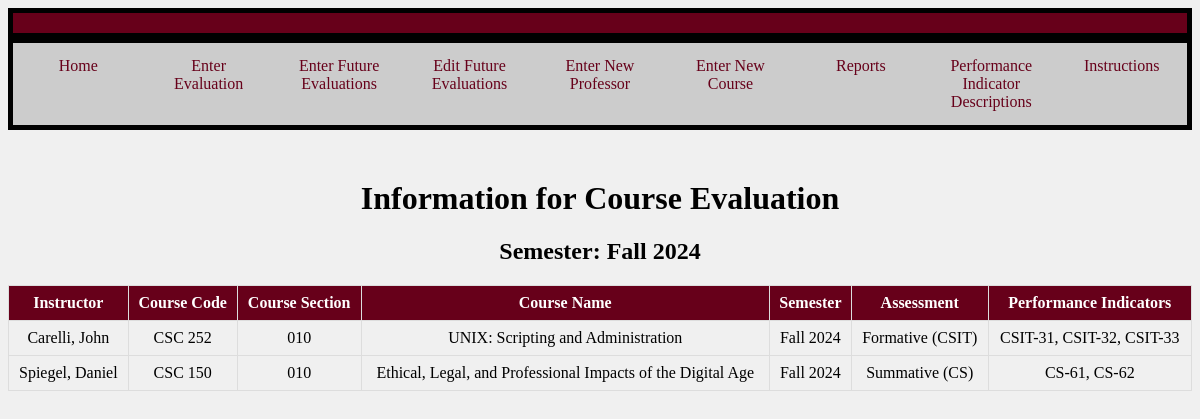
The app's page /fullSemester.php?semester=Fall 2024 with its own data.
### tables this page shows
CREATE TABLE "EVAL" (
	"ID"	INTEGER,
	"Instructor"	TEXT,
	"CourseCode"	TEXT,
	"Semester"	TEXT,
	"Assessment"	TEXT,
	"CourseName"	TEXT,
	"CourseSection"	TEXT,
	"PerformanceIndicator"	TEXT,
	PRIMARY KEY("ID" AUTOINCREMENT)
);

### fullSemester.php (the view, shortened to what this page needs)
<?php
try {
    $db = new PDO('sqlite:CSC355.db');
}
catch (Exception $exc){
    echo 'Exception: Cannot connect to the database: ', $exc->getMessage(), "\n";
}
if((isset($_GET['semester']) && isset( $_GET['code']) && isset($_GET['sec']))){
    $semester = $_GET['semester'];
    $code = $_GET['code'];
    $sec = $_GET['sec'];
    $stmt = $db->prepare("SELECT * FROM EVAL WHERE SEMESTER = :semester AND CourseCode = :code AND CourseSection = :sec");
    $stmt->bindParam(':semester', $semester);
    $stmt->bindParam(':code', $code);
    $stmt->bindParam(':sec', $sec);
    $stmt->execute();
    $perfObjective = [];
    while ($row = $stmt->fetch(PDO::FETCH_ASSOC)) {
        $perfObjective[] = $row['PerformanceIndicator'];
    }
    $separateValues = [];
    foreach ($perfObjective as $string){
        $values = explode(',', $string);
        foreach ($values as $value){
            $separateValues[] = $value;
        }
    }
    $stmt2 = $db->prepare("SELECT * FROM EVAL WHERE SEMESTER = :semester AND CourseCode = :code AND CourseSection = :sec");
    $stmt2->bindParam(':semester', $semester);
    $stmt2->bindParam(':code', $code);
    $stmt2->bindParam(':sec', $sec);
    $stmt2->execute();
    echo "<div class='header'></div>
    <div class='navigation'>
    <ul>
        <li><a href='https://unixweb.kutztown.edu/~dclea255/CourseEvaluator/home.php'>Home</a></li>
        <li><a href='https://unixweb.kutztown.edu/~dclea255/CourseEvaluator/Prototype1.php'>Enter Evaluation</a></li>
        <li><a href='https://unixweb.kutztown.edu/~dclea255/CourseEvaluator/enterFutureEvaluation.php'>Enter Future Evaluations</a></li>
        <li><a href='https://unixweb.kutztown.edu/~dclea255/CourseEvaluator/editEvaluation.php'>Edit Future Evaluations</a></li>
        <li><a href='https://unixweb.kutztown.edu/~dclea255/CourseEvaluator/enterProf.php'>Enter New Professor</a></li>
        <li><a href='https://unixweb.kutztown.edu/~dclea255/CourseEvaluator/enterCourse.php'>Enter New Course</a></li>
        <li><a href='https://unixweb.kutztown.edu/~dclea255/CourseEvaluator/enterIndicator.php'>Enter New Performance Indicator</a></li>
        <li><a href='https://unixweb.kutztown.edu/~dclea255/CourseEvaluator/Reports.php' class='dropbtn'>Reports</a></li>
        <li><a href='https://unixweb.kutztown.edu/~dclea255/CourseEvaluator/PID.php'>Performance Indicator Descriptions</a></li>
        <li><a href='https://unixweb.kutztown.edu/~dclea255/CourseEvaluator/instructions.php'>Instructions</a></li>
    </ul>
</div>";
    echo "<h1 style = 'text-align: center;'>Information for Course Evaluation</h1>";
    echo "<h2 style = 'text-align: center;'>Semester: $semester</h2>";
    echo "<h2 style = 'text-align: center;'>Course Code: $code</h2>";
    echo "<div class='table1'>";
    echo "<table border='1'>
            <tr>
                <th>Instructor</th>
                <th>Course Code</th>
				<th>Course Section</th>
				<th>Course Name</th>
                <th>Semester</th>
                <th>Assessment</th>
            </tr>";
    while ($row = $stmt2->fetch(PDO::FETCH_ASSOC)) {
        echo "<tr>";
            echo "<td>" . $row['Instructor'] . "</td>";
            echo "<td>" . $row['CourseCode'] . "</td>";
			echo "<td>" . $row['CourseSection'] . "</td>";
			echo "<td>" . $row['CourseName'] . "</td>";
            echo "<td>" . $row['Semester'] . "</td>";
            echo "<td>" . $row['Assessment'] . "</td>";
            echo "</tr>";
    }
echo "</table>";
echo "</div>";
$stmt3 = $db->prepare("SELECT StudentNumbers, Major, EvaluationScore FROM StudentTable WHERE ID = (SELECT ID FROM EVAL WHERE SEMESTER = :semester AND CourseCode = :code AND CourseSection = :sec)");
$stmt3->bindParam(':semester', $semester);
$stmt3->bindParam(':code', $code);
$stmt3->bindParam(':sec', $sec);
$stmt3->execute();
$studentEvaluations = [];
while ($row = $stmt3->fetch(PDO::FETCH_ASSOC)) {
    $studentNumber = $row['StudentNumbers'];
    $major = $row['Major'];
    $evaluationScores = explode(',', $row['EvaluationScore']);
    $combinedScores = array_combine($separateValues, $evaluationScores);
    $studentEvaluations[] = [
        'studentNumber' => $studentNumber,
        'major' => $major,
        'scores' => $combinedScores
    ];
}
echo "<div>";
echo "<table border='1'>
        <tr>
            <th>Student Number</th>
            <th>Major</th>";
            foreach ($separateValues as $header){
                echo "<th>$header</th>";
            }
        echo "</tr>";
foreach ($studentEvaluations as $student) {
    echo "<tr>";
        echo "<td>" . $student['studentNumber'] . "</td>";
        echo "<td>" . $student['major'] . "</td>";
        foreach ($separateValues as $indicator) {
            echo "<td>" . $student['scores'][$indicator] . "</td>";
        }
        echo "</tr>";
}
echo "</table>";
echo "</div>";
}
elseif (isset($_GET['semester'])) {
    $semester = $_GET['semester'];
    $stmt = $db->prepare("SELECT * FROM EVAL WHERE SEMESTER = :semester");
    $stmt->bindParam(':semester', $semester);
    $stmt->execute();
    echo "<div class='header'></div>
    <div class='navigation'>
    <ul>
        <li><a href='https://unixweb.kutztown.edu/~dclea255/CourseEvaluator/home.php'>Home</a></li>
        <li><a href='https://unixweb.kutztown.edu/~dclea255/CourseEvaluator/Prototype1.php'>Enter Evaluation</a></li>
        <li><a href='https://unixweb.kutztown.edu/~dclea255/CourseEvaluator/enterFutureEvaluation.php'>Enter Future Evaluations</a></li>
        <li><a href='https://unixweb.kutztown.edu/~dclea255/CourseEvaluator/editEvaluation.php'>Edit Future Evaluations</a></li>
        <li><a href='https://unixweb.kutztown.edu/~dclea255/CourseEvaluator/enterProf.php'>Enter New Professor</a></li>
        <li><a href='https://unixweb.kutztown.edu/~dclea255/CourseEvaluator/enterCourse.php'>Enter New Course</a></li>
        <li class='dropdown'>
            <a href='https://unixweb.kutztown.edu/~dclea255/CourseEvaluator/Reports.php' class='dropbtn'>Reports</a>
            <div class='dropdown-content'>
                <a href='https://unixweb.kutztown.edu/~dclea255/CourseEvaluator/Reports.php'>General Report</a>
                <a href='https://unixweb.kutztown.edu/~dclea255/CourseEvaluator/ReportsIndividual.php'>Class Reports</a>
            </div>
        <li><a href='https://unixweb.kutztown.edu/~dclea255/CourseEvaluator/PID.php'>Performance Indicator Descriptions</a></li>
        <li><a href='https://unixweb.kutztown.edu/~dclea255/CourseEvaluator/instructions.php'>Instructions</a></li>
    </ul>
</div>";
    echo "<h1 style = 'text-align: center;'>Information for Course Evaluation</h1>";
    echo "<h2 style = 'text-align: center;'>Semester: $semester</h2>";
    echo "<table border='1'>
                <tr>
                    <th>Instructor</th>
                    <th>Course Code</th>
					<th>Course Section</th>
					<th>Course Name</th>
                    <th>Semester</th>
                    <th>Assessment</th>
                    <th>Performance Indicators</th>
                </tr>";
    while ($row = $stmt->fetch(PDO::FETCH_ASSOC)) {
        echo "<tr>";
            echo "<td>" . $row['Instructor'] . "</td>";
            echo "<td>" . $row['CourseCode'] . "</td>";
			echo "<td>" . $row['CourseSection'] . "</td>";
			echo "<td>" . $row['CourseName'] . "</td>";
            echo "<td>" . $row['Semester'] . "</td>";
            echo "<td>" . $row['Assessment'] . "</td>";
            echo "<td>". $row["PerformanceIndicator"] . "</td>";
            echo "</tr>";
    }
    echo "</table>";
}
?>
<!DOCTYPE html>
<html lang="en">
<head>
</head>
<body>
</body>
</html>

### fullSemester.php (style rules this page uses)
table { width: 100%; margin: 0 auto; border-collapse: collapse; }
td { padding: 20px; border: 1px solid black; text-align: center; }
.navigation { display: flex; justify-content: space-between; background-color: #ccc; overflow: hidden; width: 100%; margin-bottom: 50px; }
.navigation ul { margin: 0; padding: 0; list-style-type: none; overflow: hidden; display: flex; justify-content: space-between; width: 100%; border: 5px solid black; }
.navigation li { width: 25%; }
.navigation li a { display: block; color: #67001a; text-align: center; padding: 14px 16px; text-decoration: none; }
th, td { border: 1px solid #ddd; padding: 8px; text-align: center; }
th { background-color: #67001a; color: white; }
.header { background-color: #67001a; color: white; padding: 10px 0; text-align: center; border: 5px solid black; }
body { background-color: #f0f0f0; }
.dropbtn { display: block; color: #67001a; text-align: center; padding: 14px 16px; text-decoration: none; cursor: pointer; }

### records on screen
eval: Instructor "Carelli, John", CourseCode "CSC 252", CourseSection "010", CourseName "UNIX: Scripting and Administration", Semester "Fall 2024", Assessment "Formative (CSIT)", PerformanceIndicator "CSIT-31, CSIT-32, CSIT-33"
eval: Instructor "Spiegel, Daniel", CourseCode "CSC 150", CourseSection "010", CourseName "Ethical, Legal, and Professional Impacts of the Digital Age", Semester "Fall 2024", Assessment "Summative (CS)", PerformanceIndicator "CS-61, CS-62"

### other values on screen
$semester "Fall 2024"
